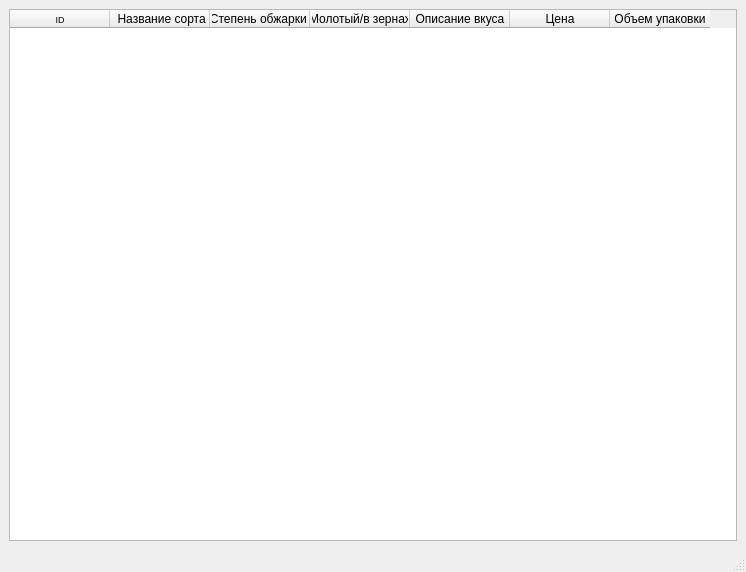
<?xml version="1.0" encoding="UTF-8"?>
<ui version="4.0">
 <class>MainWindow</class>
 <widget class="QMainWindow" name="MainWindow">
  <property name="geometry">
   <rect>
    <x>0</x>
    <y>0</y>
    <width>746</width>
    <height>572</height>
   </rect>
  </property>
  <property name="windowTitle">
   <string>MainWindow</string>
  </property>
  <widget class="QWidget" name="centralwidget">
   <layout class="QGridLayout" name="gridLayout_2">
    <item row="0" column="0">
     <layout class="QGridLayout" name="gridLayout">
      <item row="0" column="0">
       <widget class="QTableWidget" name="tableWidget">
        <column>
         <property name="text">
          <string>ID</string>
         </property>
         <property name="font">
          <font>
           <pointsize>7</pointsize>
          </font>
         </property>
        </column>
        <column>
         <property name="text">
          <string> Название сорта</string>
         </property>
        </column>
        <column>
         <property name="text">
          <string>Степень обжарки </string>
         </property>
        </column>
        <column>
         <property name="text">
          <string>Молотый/в зернах</string>
         </property>
        </column>
        <column>
         <property name="text">
          <string>Описание вкуса</string>
         </property>
        </column>
        <column>
         <property name="text">
          <string>Цена</string>
         </property>
        </column>
        <column>
         <property name="text">
          <string>Объем упаковки</string>
         </property>
        </column>
       </widget>
      </item>
     </layout>
    </item>
   </layout>
  </widget>
  <widget class="QMenuBar" name="menubar">
   <property name="geometry">
    <rect>
     <x>0</x>
     <y>0</y>
     <width>746</width>
     <height>26</height>
    </rect>
   </property>
  </widget>
  <widget class="QStatusBar" name="statusbar"/>
 </widget>
 <resources/>
 <connections/>
</ui>
